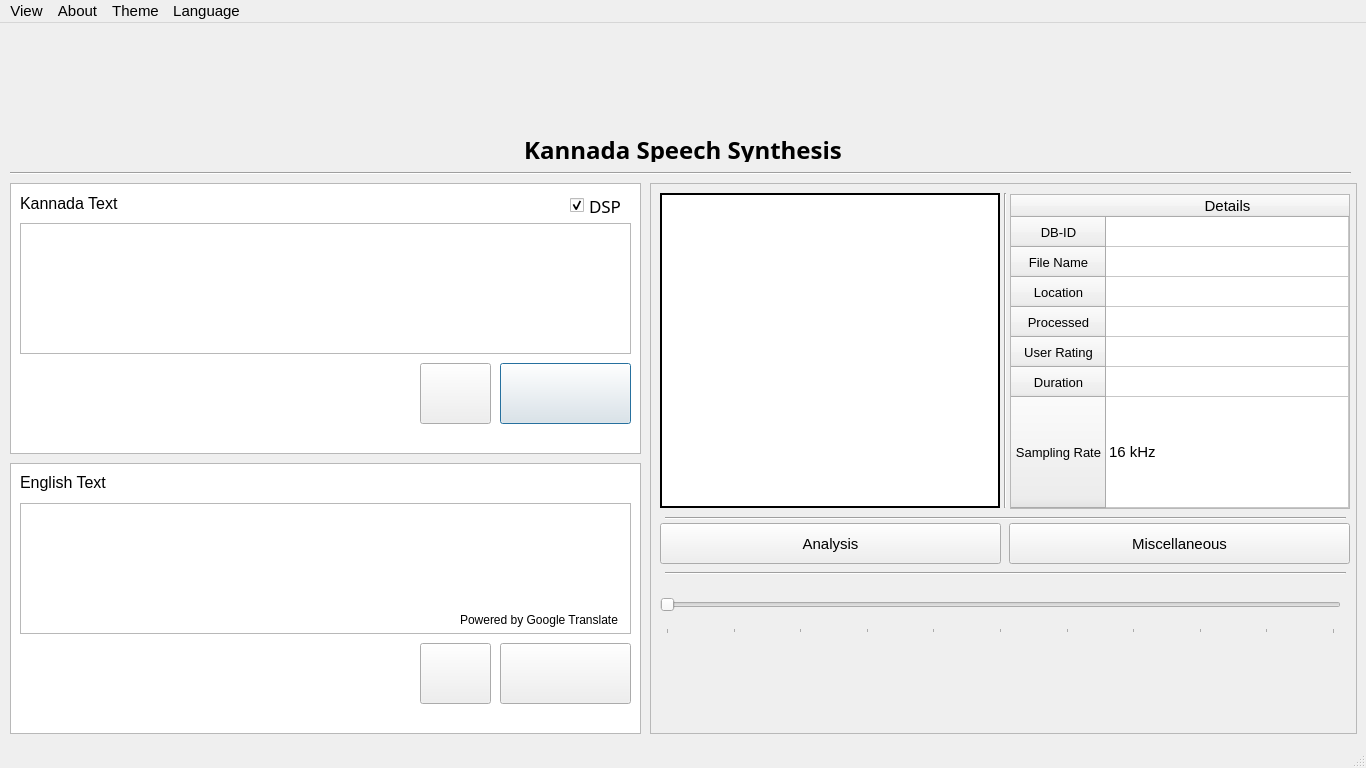
<?xml version="1.0" encoding="UTF-8"?>
<ui version="4.0">
 <class>MainWindow</class>
 <widget class="QMainWindow" name="MainWindow">
  <property name="geometry">
   <rect>
    <x>0</x>
    <y>0</y>
    <width>1366</width>
    <height>768</height>
   </rect>
  </property>
  <property name="sizePolicy">
   <sizepolicy hsizetype="Fixed" vsizetype="Fixed">
    <horstretch>100</horstretch>
    <verstretch>100</verstretch>
   </sizepolicy>
  </property>
  <property name="minimumSize">
   <size>
    <width>1300</width>
    <height>700</height>
   </size>
  </property>
  <property name="font">
   <font>
    <pointsize>11</pointsize>
   </font>
  </property>
  <property name="windowTitle">
   <string>Kannada Speech Synthesis</string>
  </property>
  <property name="windowIcon">
   <iconset resource="AppResources.qrc">
    <normaloff>:/img/img/icon.svg</normaloff>:/img/img/icon.svg</iconset>
  </property>
  <property name="toolButtonStyle">
   <enum>Qt::ToolButtonIconOnly</enum>
  </property>
  <property name="lang" stdset="0">
   <string>en</string>
  </property>
  <widget class="QWidget" name="centralwidget">
   <property name="sizePolicy">
    <sizepolicy hsizetype="Fixed" vsizetype="Fixed">
     <horstretch>0</horstretch>
     <verstretch>0</verstretch>
    </sizepolicy>
   </property>
   <widget class="QLabel" name="rit_logo">
    <property name="geometry">
     <rect>
      <x>-1</x>
      <y>-10</y>
      <width>1366</width>
      <height>111</height>
     </rect>
    </property>
    <property name="text">
     <string>&lt;html&gt;&lt;head/&gt;&lt;body&gt;&lt;p align=&quot;center&quot;&gt;&lt;img src=&quot;:/img/img/icon.svg&quot; width=&quot;100&quot; height=&quot;100&quot;/&gt;&lt;/p&gt;&lt;/body&gt;&lt;/html&gt;</string>
    </property>
   </widget>
   <widget class="QLabel" name="project_title">
    <property name="geometry">
     <rect>
      <x>0</x>
      <y>110</y>
      <width>1366</width>
      <height>29</height>
     </rect>
    </property>
    <property name="font">
     <font>
      <family>Manjari</family>
     </font>
    </property>
    <property name="text">
     <string>&lt;!DOCTYPE HTML PUBLIC &quot;-//W3C//DTD HTML 4.0//EN&quot; &quot;http://www.w3.org/TR/REC-html40/strict.dtd&quot;&gt;
&lt;html&gt;&lt;head&gt;&lt;meta name=&quot;qrichtext&quot; content=&quot;1&quot; /&gt;&lt;style type=&quot;text/css&quot;&gt;
p, li { white-space: pre-wrap; }
&lt;/style&gt;&lt;/head&gt;&lt;body style=&quot; font-family:'Manjari'; font-size:11pt; font-weight:400; font-style:normal;&quot;&gt;
&lt;p align=&quot;center&quot; style=&quot; margin-top:12px; margin-bottom:12px; margin-left:0px; margin-right:0px; -qt-block-indent:0; text-indent:0px;&quot;&gt;&lt;span style=&quot; font-size:18pt; font-weight:600;&quot;&gt;Kannada Speech Synthesis&lt;/span&gt;&lt;/p&gt;&lt;/body&gt;&lt;/html&gt;</string>
    </property>
   </widget>
   <widget class="QCheckBox" name="dsp">
    <property name="geometry">
     <rect>
      <x>570</x>
      <y>170</y>
      <width>64</width>
      <height>25</height>
     </rect>
    </property>
    <property name="font">
     <font>
      <family>Manjari</family>
      <pointsize>13</pointsize>
      <weight>50</weight>
      <bold>false</bold>
      <underline>false</underline>
      <stylestrategy>PreferDefault</stylestrategy>
     </font>
    </property>
    <property name="cursor">
     <cursorShape>PointingHandCursor</cursorShape>
    </property>
    <property name="mouseTracking">
     <bool>false</bool>
    </property>
    <property name="focusPolicy">
     <enum>Qt::NoFocus</enum>
    </property>
    <property name="contextMenuPolicy">
     <enum>Qt::NoContextMenu</enum>
    </property>
    <property name="acceptDrops">
     <bool>false</bool>
    </property>
    <property name="toolTip">
     <string>Apply Signal Processing Operations</string>
    </property>
    <property name="layoutDirection">
     <enum>Qt::LeftToRight</enum>
    </property>
    <property name="text">
     <string>DSP</string>
    </property>
    <property name="iconSize">
     <size>
      <width>0</width>
      <height>0</height>
     </size>
    </property>
    <property name="checkable">
     <bool>true</bool>
    </property>
    <property name="checked">
     <bool>true</bool>
    </property>
    <property name="autoExclusive">
     <bool>false</bool>
    </property>
    <property name="tristate">
     <bool>false</bool>
    </property>
   </widget>
   <widget class="QPushButton" name="reset_button_2">
    <property name="enabled">
     <bool>true</bool>
    </property>
    <property name="geometry">
     <rect>
      <x>420</x>
      <y>620</y>
      <width>71</width>
      <height>61</height>
     </rect>
    </property>
    <property name="toolTip">
     <string>Clear</string>
    </property>
    <property name="statusTip">
     <string>Clear English Text</string>
    </property>
    <property name="whatsThis">
     <string/>
    </property>
    <property name="text">
     <string/>
    </property>
    <property name="icon">
     <iconset resource="AppResources.qrc">
      <normaloff>:/img/img/clear_button.png</normaloff>:/img/img/clear_button.png</iconset>
    </property>
    <property name="iconSize">
     <size>
      <width>25</width>
      <height>25</height>
     </size>
    </property>
    <property name="shortcut">
     <string>Ctrl+Del</string>
    </property>
    <property name="default">
     <bool>false</bool>
    </property>
    <property name="flat">
     <bool>false</bool>
    </property>
   </widget>
   <widget class="QListView" name="listView_2">
    <property name="enabled">
     <bool>false</bool>
    </property>
    <property name="geometry">
     <rect>
      <x>650</x>
      <y>160</y>
      <width>707</width>
      <height>551</height>
     </rect>
    </property>
    <property name="palette">
     <palette>
      <active/>
      <inactive/>
      <disabled/>
     </palette>
    </property>
    <property name="font">
     <font>
      <kerning>true</kerning>
     </font>
    </property>
    <property name="mouseTracking">
     <bool>false</bool>
    </property>
    <property name="layoutDirection">
     <enum>Qt::LeftToRight</enum>
    </property>
    <property name="autoFillBackground">
     <bool>false</bool>
    </property>
    <property name="styleSheet">
     <string notr="true"/>
    </property>
    <property name="frameShape">
     <enum>QFrame::StyledPanel</enum>
    </property>
    <property name="frameShadow">
     <enum>QFrame::Raised</enum>
    </property>
    <property name="lineWidth">
     <number>1</number>
    </property>
    <property name="midLineWidth">
     <number>0</number>
    </property>
    <property name="editTriggers">
     <set>QAbstractItemView::NoEditTriggers</set>
    </property>
   </widget>
   <widget class="QPushButton" name="syn_button">
    <property name="geometry">
     <rect>
      <x>500</x>
      <y>340</y>
      <width>131</width>
      <height>61</height>
     </rect>
    </property>
    <property name="focusPolicy">
     <enum>Qt::NoFocus</enum>
    </property>
    <property name="toolTip">
     <string>Synthesize</string>
    </property>
    <property name="statusTip">
     <string>Synthesize</string>
    </property>
    <property name="whatsThis">
     <string/>
    </property>
    <property name="text">
     <string/>
    </property>
    <property name="icon">
     <iconset resource="AppResources.qrc">
      <normaloff>:/img/img/syn_button.png</normaloff>:/img/img/syn_button.png</iconset>
    </property>
    <property name="iconSize">
     <size>
      <width>30</width>
      <height>30</height>
     </size>
    </property>
    <property name="shortcut">
     <string>Ctrl+Return</string>
    </property>
    <property name="default">
     <bool>true</bool>
    </property>
    <property name="flat">
     <bool>false</bool>
    </property>
   </widget>
   <widget class="QTextEdit" name="kan_input">
    <property name="geometry">
     <rect>
      <x>20</x>
      <y>200</y>
      <width>611</width>
      <height>131</height>
     </rect>
    </property>
    <property name="font">
     <font>
      <pointsize>13</pointsize>
     </font>
    </property>
    <property name="locale">
     <locale language="Kannada" country="India"/>
    </property>
    <property name="frameShape">
     <enum>QFrame::StyledPanel</enum>
    </property>
    <property name="frameShadow">
     <enum>QFrame::Raised</enum>
    </property>
   </widget>
   <widget class="QColumnView" name="columnView_2">
    <property name="geometry">
     <rect>
      <x>10</x>
      <y>160</y>
      <width>631</width>
      <height>271</height>
     </rect>
    </property>
    <property name="frameShape">
     <enum>QFrame::StyledPanel</enum>
    </property>
    <property name="frameShadow">
     <enum>QFrame::Sunken</enum>
    </property>
   </widget>
   <widget class="QLabel" name="label_7">
    <property name="geometry">
     <rect>
      <x>20</x>
      <y>170</y>
      <width>111</width>
      <height>20</height>
     </rect>
    </property>
    <property name="font">
     <font>
      <pointsize>12</pointsize>
     </font>
    </property>
    <property name="text">
     <string>Kannada Text</string>
    </property>
   </widget>
   <widget class="Line" name="line">
    <property name="geometry">
     <rect>
      <x>10</x>
      <y>140</y>
      <width>1341</width>
      <height>20</height>
     </rect>
    </property>
    <property name="orientation">
     <enum>Qt::Horizontal</enum>
    </property>
   </widget>
   <widget class="QTextEdit" name="en_input">
    <property name="geometry">
     <rect>
      <x>20</x>
      <y>480</y>
      <width>611</width>
      <height>131</height>
     </rect>
    </property>
    <property name="font">
     <font>
      <pointsize>13</pointsize>
     </font>
    </property>
    <property name="frameShadow">
     <enum>QFrame::Raised</enum>
    </property>
   </widget>
   <widget class="QLabel" name="label_8">
    <property name="geometry">
     <rect>
      <x>20</x>
      <y>450</y>
      <width>91</width>
      <height>18</height>
     </rect>
    </property>
    <property name="font">
     <font>
      <pointsize>12</pointsize>
     </font>
    </property>
    <property name="text">
     <string>English Text</string>
    </property>
   </widget>
   <widget class="QPushButton" name="translate_button">
    <property name="geometry">
     <rect>
      <x>500</x>
      <y>620</y>
      <width>131</width>
      <height>61</height>
     </rect>
    </property>
    <property name="font">
     <font>
      <pointsize>11</pointsize>
     </font>
    </property>
    <property name="toolTip">
     <string>Translate (en-kn)</string>
    </property>
    <property name="statusTip">
     <string>Translate</string>
    </property>
    <property name="text">
     <string/>
    </property>
    <property name="icon">
     <iconset resource="AppResources.qrc">
      <normaloff>:/img/img/translate_button.png</normaloff>:/img/img/translate_button.png</iconset>
    </property>
    <property name="iconSize">
     <size>
      <width>25</width>
      <height>25</height>
     </size>
    </property>
    <property name="shortcut">
     <string>Alt+Return</string>
    </property>
   </widget>
   <widget class="QLabel" name="label">
    <property name="geometry">
     <rect>
      <x>460</x>
      <y>590</y>
      <width>160</width>
      <height>14</height>
     </rect>
    </property>
    <property name="font">
     <font>
      <pointsize>9</pointsize>
      <italic>false</italic>
      <underline>false</underline>
     </font>
    </property>
    <property name="text">
     <string>Powered by Google Translate</string>
    </property>
   </widget>
   <widget class="QPushButton" name="reset_button_1">
    <property name="enabled">
     <bool>true</bool>
    </property>
    <property name="geometry">
     <rect>
      <x>420</x>
      <y>340</y>
      <width>71</width>
      <height>61</height>
     </rect>
    </property>
    <property name="toolTip">
     <string>Clear</string>
    </property>
    <property name="statusTip">
     <string>Clear Kannada Text</string>
    </property>
    <property name="whatsThis">
     <string/>
    </property>
    <property name="text">
     <string/>
    </property>
    <property name="icon">
     <iconset resource="AppResources.qrc">
      <normaloff>:/img/img/clear_button.png</normaloff>:/img/img/clear_button.png</iconset>
    </property>
    <property name="iconSize">
     <size>
      <width>25</width>
      <height>25</height>
     </size>
    </property>
    <property name="shortcut">
     <string>Ctrl+Del</string>
    </property>
    <property name="default">
     <bool>false</bool>
    </property>
    <property name="flat">
     <bool>false</bool>
    </property>
   </widget>
   <widget class="QPushButton" name="previous_button">
    <property name="geometry">
     <rect>
      <x>1210</x>
      <y>620</y>
      <width>61</width>
      <height>61</height>
     </rect>
    </property>
    <property name="toolTip">
     <string>Previous</string>
    </property>
    <property name="statusTip">
     <string>Previous</string>
    </property>
    <property name="text">
     <string/>
    </property>
    <property name="icon">
     <iconset resource="AppResources.qrc">
      <normaloff>:/img/img/previous.png</normaloff>:/img/img/previous.png</iconset>
    </property>
    <property name="iconSize">
     <size>
      <width>50</width>
      <height>50</height>
     </size>
    </property>
    <property name="shortcut">
     <string>Alt+Left</string>
    </property>
    <property name="flat">
     <bool>true</bool>
    </property>
   </widget>
   <widget class="QPushButton" name="next_button">
    <property name="geometry">
     <rect>
      <x>1280</x>
      <y>620</y>
      <width>61</width>
      <height>61</height>
     </rect>
    </property>
    <property name="toolTip">
     <string>Next</string>
    </property>
    <property name="statusTip">
     <string>Next</string>
    </property>
    <property name="text">
     <string/>
    </property>
    <property name="icon">
     <iconset resource="AppResources.qrc">
      <normaloff>:/img/img/next.png</normaloff>:/img/img/next.png</iconset>
    </property>
    <property name="iconSize">
     <size>
      <width>50</width>
      <height>50</height>
     </size>
    </property>
    <property name="shortcut">
     <string>Alt+Right</string>
    </property>
    <property name="flat">
     <bool>true</bool>
    </property>
   </widget>
   <widget class="QPushButton" name="play_button">
    <property name="geometry">
     <rect>
      <x>670</x>
      <y>620</y>
      <width>61</width>
      <height>61</height>
     </rect>
    </property>
    <property name="cursor">
     <cursorShape>PointingHandCursor</cursorShape>
    </property>
    <property name="toolTip">
     <string>Play</string>
    </property>
    <property name="statusTip">
     <string>Play</string>
    </property>
    <property name="text">
     <string/>
    </property>
    <property name="icon">
     <iconset resource="AppResources.qrc">
      <normaloff>:/img/img/play.png</normaloff>:/img/img/play.png</iconset>
    </property>
    <property name="iconSize">
     <size>
      <width>50</width>
      <height>50</height>
     </size>
    </property>
    <property name="shortcut">
     <string>Ctrl+Space</string>
    </property>
    <property name="flat">
     <bool>true</bool>
    </property>
   </widget>
   <widget class="QPushButton" name="stop_button">
    <property name="geometry">
     <rect>
      <x>730</x>
      <y>620</y>
      <width>61</width>
      <height>61</height>
     </rect>
    </property>
    <property name="cursor">
     <cursorShape>PointingHandCursor</cursorShape>
    </property>
    <property name="toolTip">
     <string>Stop</string>
    </property>
    <property name="statusTip">
     <string>Stop</string>
    </property>
    <property name="text">
     <string/>
    </property>
    <property name="icon">
     <iconset resource="AppResources.qrc">
      <normaloff>:/img/img/stop.png</normaloff>:/img/img/stop.png</iconset>
    </property>
    <property name="iconSize">
     <size>
      <width>66</width>
      <height>66</height>
     </size>
    </property>
    <property name="shortcut">
     <string>Ctrl+Shift+Space</string>
    </property>
    <property name="flat">
     <bool>true</bool>
    </property>
   </widget>
   <widget class="QSlider" name="play_progress">
    <property name="enabled">
     <bool>false</bool>
    </property>
    <property name="geometry">
     <rect>
      <x>660</x>
      <y>560</y>
      <width>681</width>
      <height>51</height>
     </rect>
    </property>
    <property name="font">
     <font>
      <pointsize>11</pointsize>
     </font>
    </property>
    <property name="maximum">
     <number>100</number>
    </property>
    <property name="pageStep">
     <number>10</number>
    </property>
    <property name="tracking">
     <bool>true</bool>
    </property>
    <property name="orientation">
     <enum>Qt::Horizontal</enum>
    </property>
    <property name="invertedAppearance">
     <bool>false</bool>
    </property>
    <property name="invertedControls">
     <bool>false</bool>
    </property>
    <property name="tickPosition">
     <enum>QSlider::TicksBelow</enum>
    </property>
    <property name="tickInterval">
     <number>10</number>
    </property>
   </widget>
   <widget class="QTextEdit" name="text_view">
    <property name="enabled">
     <bool>true</bool>
    </property>
    <property name="geometry">
     <rect>
      <x>660</x>
      <y>170</y>
      <width>340</width>
      <height>315</height>
     </rect>
    </property>
    <property name="font">
     <font>
      <pointsize>15</pointsize>
      <weight>50</weight>
      <bold>false</bold>
     </font>
    </property>
    <property name="frameShape">
     <enum>QFrame::WinPanel</enum>
    </property>
    <property name="frameShadow">
     <enum>QFrame::Plain</enum>
    </property>
    <property name="textInteractionFlags">
     <set>Qt::TextSelectableByKeyboard|Qt::TextSelectableByMouse</set>
    </property>
   </widget>
   <widget class="QPushButton" name="refresh_button">
    <property name="geometry">
     <rect>
      <x>1130</x>
      <y>620</y>
      <width>61</width>
      <height>61</height>
     </rect>
    </property>
    <property name="toolTip">
     <string>Refresh</string>
    </property>
    <property name="statusTip">
     <string>Refresh</string>
    </property>
    <property name="text">
     <string/>
    </property>
    <property name="icon">
     <iconset resource="AppResources.qrc">
      <normaloff>:/img/img/refresh.png</normaloff>:/img/img/refresh.png</iconset>
    </property>
    <property name="iconSize">
     <size>
      <width>50</width>
      <height>50</height>
     </size>
    </property>
    <property name="shortcut">
     <string>F5</string>
    </property>
    <property name="flat">
     <bool>true</bool>
    </property>
   </widget>
   <widget class="QPushButton" name="analysis_button">
    <property name="geometry">
     <rect>
      <x>660</x>
      <y>500</y>
      <width>341</width>
      <height>41</height>
     </rect>
    </property>
    <property name="font">
     <font>
      <weight>50</weight>
      <bold>false</bold>
      <stylestrategy>PreferAntialias</stylestrategy>
      <kerning>true</kerning>
     </font>
    </property>
    <property name="toolTip">
     <string>Audio Analysis</string>
    </property>
    <property name="statusTip">
     <string>Audio Analysis and Plots</string>
    </property>
    <property name="layoutDirection">
     <enum>Qt::LeftToRight</enum>
    </property>
    <property name="autoFillBackground">
     <bool>false</bool>
    </property>
    <property name="text">
     <string>Analysis</string>
    </property>
    <property name="iconSize">
     <size>
      <width>30</width>
      <height>30</height>
     </size>
    </property>
    <property name="shortcut">
     <string notr="true"/>
    </property>
    <property name="checkable">
     <bool>false</bool>
    </property>
    <property name="autoDefault">
     <bool>false</bool>
    </property>
    <property name="default">
     <bool>false</bool>
    </property>
    <property name="flat">
     <bool>false</bool>
    </property>
   </widget>
   <widget class="QPushButton" name="misc_button">
    <property name="geometry">
     <rect>
      <x>1009</x>
      <y>500</y>
      <width>341</width>
      <height>41</height>
     </rect>
    </property>
    <property name="font">
     <font>
      <weight>50</weight>
      <bold>false</bold>
      <stylestrategy>PreferAntialias</stylestrategy>
      <kerning>true</kerning>
     </font>
    </property>
    <property name="toolTip">
     <string>Misc. Operations</string>
    </property>
    <property name="statusTip">
     <string>Misc. Operations</string>
    </property>
    <property name="layoutDirection">
     <enum>Qt::LeftToRight</enum>
    </property>
    <property name="autoFillBackground">
     <bool>true</bool>
    </property>
    <property name="text">
     <string>Miscellaneous</string>
    </property>
    <property name="iconSize">
     <size>
      <width>30</width>
      <height>30</height>
     </size>
    </property>
    <property name="checkable">
     <bool>false</bool>
    </property>
    <property name="autoDefault">
     <bool>false</bool>
    </property>
    <property name="default">
     <bool>false</bool>
    </property>
    <property name="flat">
     <bool>false</bool>
    </property>
   </widget>
   <widget class="QColumnView" name="columnView_3">
    <property name="geometry">
     <rect>
      <x>10</x>
      <y>440</y>
      <width>631</width>
      <height>271</height>
     </rect>
    </property>
    <property name="frameShape">
     <enum>QFrame::StyledPanel</enum>
    </property>
    <property name="frameShadow">
     <enum>QFrame::Sunken</enum>
    </property>
   </widget>
   <widget class="Line" name="line_2">
    <property name="geometry">
     <rect>
      <x>665</x>
      <y>540</y>
      <width>681</width>
      <height>20</height>
     </rect>
    </property>
    <property name="orientation">
     <enum>Qt::Horizontal</enum>
    </property>
   </widget>
   <widget class="Line" name="line_3">
    <property name="geometry">
     <rect>
      <x>995</x>
      <y>170</y>
      <width>20</width>
      <height>315</height>
     </rect>
    </property>
    <property name="orientation">
     <enum>Qt::Vertical</enum>
    </property>
   </widget>
   <widget class="Line" name="line_4">
    <property name="geometry">
     <rect>
      <x>665</x>
      <y>485</y>
      <width>681</width>
      <height>20</height>
     </rect>
    </property>
    <property name="orientation">
     <enum>Qt::Horizontal</enum>
    </property>
   </widget>
   <widget class="QTableWidget" name="details_table">
    <property name="geometry">
     <rect>
      <x>1010</x>
      <y>171</y>
      <width>340</width>
      <height>315</height>
     </rect>
    </property>
    <property name="sizePolicy">
     <sizepolicy hsizetype="Minimum" vsizetype="Minimum">
      <horstretch>0</horstretch>
      <verstretch>0</verstretch>
     </sizepolicy>
    </property>
    <property name="editTriggers">
     <set>QAbstractItemView::NoEditTriggers</set>
    </property>
    <property name="selectionMode">
     <enum>QAbstractItemView::SingleSelection</enum>
    </property>
    <property name="textElideMode">
     <enum>Qt::ElideRight</enum>
    </property>
    <property name="cornerButtonEnabled">
     <bool>false</bool>
    </property>
    <attribute name="horizontalHeaderStretchLastSection">
     <bool>true</bool>
    </attribute>
    <attribute name="verticalHeaderStretchLastSection">
     <bool>true</bool>
    </attribute>
    <row>
     <property name="text">
      <string>DB-ID</string>
     </property>
     <property name="font">
      <font>
       <pointsize>10</pointsize>
      </font>
     </property>
     <property name="textAlignment">
      <set>AlignHCenter|AlignVCenter|AlignCenter</set>
     </property>
    </row>
    <row>
     <property name="text">
      <string>File Name</string>
     </property>
     <property name="font">
      <font>
       <pointsize>10</pointsize>
      </font>
     </property>
     <property name="textAlignment">
      <set>AlignHCenter|AlignVCenter|AlignCenter</set>
     </property>
    </row>
    <row>
     <property name="text">
      <string>Location</string>
     </property>
     <property name="font">
      <font>
       <pointsize>10</pointsize>
      </font>
     </property>
     <property name="textAlignment">
      <set>AlignHCenter|AlignVCenter|AlignCenter</set>
     </property>
    </row>
    <row>
     <property name="text">
      <string>Processed</string>
     </property>
     <property name="font">
      <font>
       <pointsize>10</pointsize>
      </font>
     </property>
     <property name="textAlignment">
      <set>AlignHCenter|AlignVCenter|AlignCenter</set>
     </property>
    </row>
    <row>
     <property name="text">
      <string>User Rating</string>
     </property>
     <property name="font">
      <font>
       <pointsize>10</pointsize>
      </font>
     </property>
     <property name="textAlignment">
      <set>AlignHCenter|AlignVCenter|AlignCenter</set>
     </property>
    </row>
    <row>
     <property name="text">
      <string>Duration</string>
     </property>
     <property name="font">
      <font>
       <pointsize>10</pointsize>
      </font>
     </property>
     <property name="textAlignment">
      <set>AlignHCenter|AlignVCenter|AlignCenter</set>
     </property>
    </row>
    <row>
     <property name="text">
      <string>Sampling Rate</string>
     </property>
     <property name="font">
      <font>
       <pointsize>10</pointsize>
      </font>
     </property>
     <property name="textAlignment">
      <set>AlignHCenter|AlignVCenter|AlignCenter</set>
     </property>
    </row>
    <column>
     <property name="text">
      <string>Details</string>
     </property>
    </column>
    <item row="1" column="0">
     <property name="text">
      <string/>
     </property>
    </item>
    <item row="2" column="0">
     <property name="text">
      <string/>
     </property>
    </item>
    <item row="6" column="0">
     <property name="text">
      <string>16 kHz</string>
     </property>
    </item>
   </widget>
   <zorder>columnView_3</zorder>
   <zorder>columnView_2</zorder>
   <zorder>listView_2</zorder>
   <zorder>rit_logo</zorder>
   <zorder>project_title</zorder>
   <zorder>dsp</zorder>
   <zorder>reset_button_2</zorder>
   <zorder>syn_button</zorder>
   <zorder>kan_input</zorder>
   <zorder>label_7</zorder>
   <zorder>line</zorder>
   <zorder>en_input</zorder>
   <zorder>label_8</zorder>
   <zorder>translate_button</zorder>
   <zorder>label</zorder>
   <zorder>reset_button_1</zorder>
   <zorder>previous_button</zorder>
   <zorder>next_button</zorder>
   <zorder>play_button</zorder>
   <zorder>stop_button</zorder>
   <zorder>play_progress</zorder>
   <zorder>text_view</zorder>
   <zorder>refresh_button</zorder>
   <zorder>analysis_button</zorder>
   <zorder>misc_button</zorder>
   <zorder>line_2</zorder>
   <zorder>line_3</zorder>
   <zorder>line_4</zorder>
   <zorder>details_table</zorder>
  </widget>
  <widget class="QMenuBar" name="menubar">
   <property name="geometry">
    <rect>
     <x>0</x>
     <y>0</y>
     <width>1366</width>
     <height>25</height>
    </rect>
   </property>
   <widget class="QMenu" name="menuAbout">
    <property name="title">
     <string>About</string>
    </property>
    <addaction name="actionDevelopers"/>
    <addaction name="actionMentor"/>
    <addaction name="actionLicense"/>
    <addaction name="actionAbout_Project"/>
   </widget>
   <widget class="QMenu" name="menuView">
    <property name="layoutDirection">
     <enum>Qt::LeftToRight</enum>
    </property>
    <property name="tearOffEnabled">
     <bool>false</bool>
    </property>
    <property name="title">
     <string>View</string>
    </property>
    <addaction name="actionSynthesized_Text"/>
    <addaction name="actionTranslations_Text"/>
   </widget>
   <widget class="QMenu" name="menuTheme">
    <property name="title">
     <string>Theme</string>
    </property>
    <addaction name="actionGTK"/>
    <addaction name="actionWindows"/>
    <addaction name="actionPlastique"/>
    <addaction name="actionMotif"/>
    <addaction name="actionCleanlooks"/>
    <addaction name="actionCDE"/>
   </widget>
   <widget class="QMenu" name="menuLanguage">
    <property name="title">
     <string>Language</string>
    </property>
    <addaction name="actionEnglish"/>
    <addaction name="actionKannada"/>
   </widget>
   <addaction name="menuView"/>
   <addaction name="menuAbout"/>
   <addaction name="menuTheme"/>
   <addaction name="menuLanguage"/>
  </widget>
  <widget class="QStatusBar" name="statusbar"/>
  <action name="actionDevelopers">
   <property name="text">
    <string>Developers</string>
   </property>
   <property name="shortcut">
    <string>Ctrl+D</string>
   </property>
  </action>
  <action name="actionMentor">
   <property name="text">
    <string>Mentor</string>
   </property>
   <property name="shortcut">
    <string>Ctrl+M</string>
   </property>
  </action>
  <action name="actionAbout_Project">
   <property name="text">
    <string>About Project</string>
   </property>
   <property name="shortcut">
    <string>Ctrl+P</string>
   </property>
   <property name="menuRole">
    <enum>QAction::AboutRole</enum>
   </property>
  </action>
  <action name="actionLicense">
   <property name="text">
    <string>License</string>
   </property>
   <property name="shortcut">
    <string>Ctrl+G</string>
   </property>
  </action>
  <action name="actionSynthesized_Text">
   <property name="text">
    <string>Synthesis List</string>
   </property>
   <property name="shortcut">
    <string>Ctrl+L</string>
   </property>
   <property name="menuRole">
    <enum>QAction::ApplicationSpecificRole</enum>
   </property>
   <property name="softKeyRole">
    <enum>QAction::NoSoftKey</enum>
   </property>
  </action>
  <action name="actionGTK">
   <property name="checkable">
    <bool>true</bool>
   </property>
   <property name="checked">
    <bool>true</bool>
   </property>
   <property name="text">
    <string>GTK</string>
   </property>
   <property name="shortcut">
    <string>Ctrl+1</string>
   </property>
  </action>
  <action name="actionWindows">
   <property name="checkable">
    <bool>true</bool>
   </property>
   <property name="text">
    <string>Windows</string>
   </property>
   <property name="shortcut">
    <string>Ctrl+2</string>
   </property>
  </action>
  <action name="actionPlastique">
   <property name="checkable">
    <bool>true</bool>
   </property>
   <property name="text">
    <string>Plastique</string>
   </property>
   <property name="shortcut">
    <string>Ctrl+3</string>
   </property>
  </action>
  <action name="actionMotif">
   <property name="checkable">
    <bool>true</bool>
   </property>
   <property name="text">
    <string>Motif</string>
   </property>
   <property name="shortcut">
    <string>Ctrl+4</string>
   </property>
  </action>
  <action name="actionCleanlooks">
   <property name="checkable">
    <bool>true</bool>
   </property>
   <property name="text">
    <string>Cleanlooks</string>
   </property>
   <property name="shortcut">
    <string>Ctrl+5</string>
   </property>
  </action>
  <action name="actionCDE">
   <property name="checkable">
    <bool>true</bool>
   </property>
   <property name="text">
    <string>CDE</string>
   </property>
   <property name="shortcut">
    <string>Ctrl+6</string>
   </property>
  </action>
  <action name="actionTranslations_Text">
   <property name="text">
    <string>Translations List</string>
   </property>
   <property name="shortcut">
    <string>Ctrl+Shift+L</string>
   </property>
  </action>
  <action name="actionEnglish">
   <property name="checkable">
    <bool>true</bool>
   </property>
   <property name="text">
    <string>English</string>
   </property>
  </action>
  <action name="actionKannada">
   <property name="checkable">
    <bool>true</bool>
   </property>
   <property name="text">
    <string>Kannada</string>
   </property>
  </action>
 </widget>
 <resources>
  <include location="AppResources.qrc"/>
 </resources>
 <connections/>
</ui>
